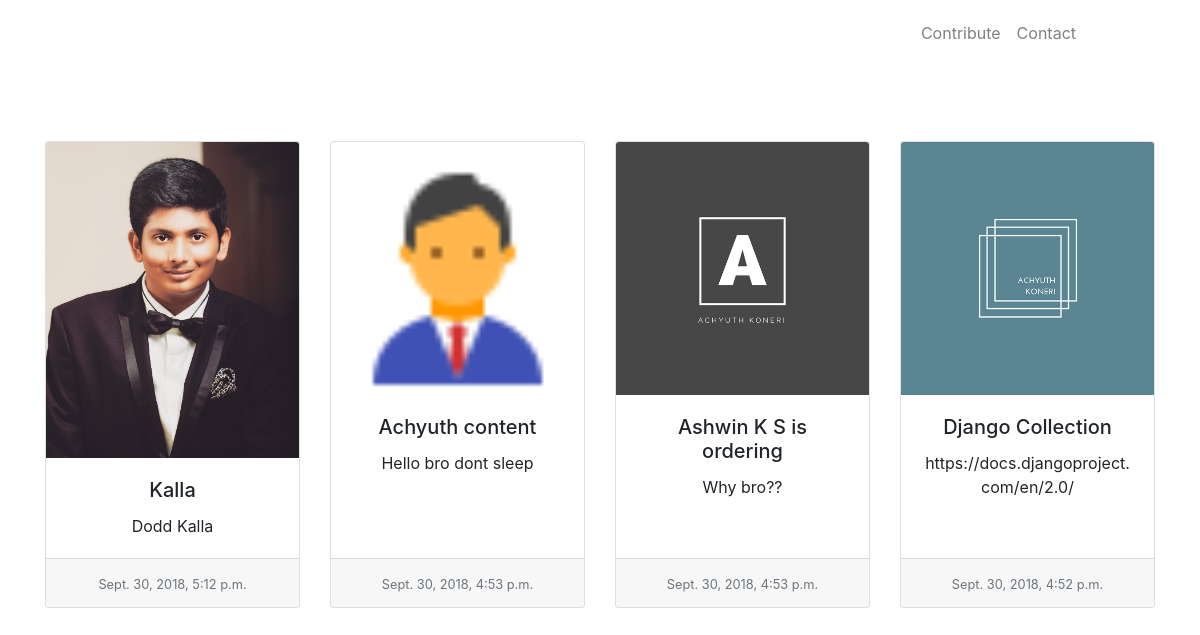
The page / on the database its author committed.
### curateapp/models.py (models this page shows, shortened)
class Source(models.Model):
	image = models.ImageField(upload_to='uploads/')
	title = models.CharField(max_length=120)
	content = models.TextField()
	updated = models.DateTimeField(auto_now=True,auto_now_add=False)
	timestamp = models.DateTimeField(auto_now=False,auto_now_add=True)
	class Meta:
		ordering = ["-timestamp","-updated"]

### curateapp/views.py (the view)
# urls.py: path('', collection),
def collection(request):
	collection_list = Source.objects.all()
	return render(request,'index.html', {"collection_list":collection_list})

### curateapp/templates/index.html (shortened to what this page needs)
<!DOCTYPE html>
<html>
	<head>
		<link rel="stylesheet" href="https://stackpath.bootstrapcdn.com/bootstrap/4.1.1/css/bootstrap.min.css">
		<link rel="stylesheet" href="https://cdnjs.cloudflare.com/ajax/libs/font-awesome/4.7.0/css/font-awesome.min.css">
	</head>
	<body>
		<nav class="navbar navbar-expand-lg navbar-light">
			<div class="collapse navbar-collapse">
				<ul class="navbar-nav ml-auto" style="padding-right: 100px; margin-top: 5px;">
					<li class="nav-item"><a class="nav-link" href="#host">Contribute</a></li>
					<li class="nav-item"><a class="nav-link" href="#help">Contact</a></li>
				</ul>
			</div>
		</nav>
			<div class="container" style="margin-top: 80px;">
				<div class="card-deck">
					{% for collection in collection_list%}
					<div class="card" style="text-align: center;">
						<img class="card-img-top" style=""src="{{collection.image}}" alt="Card image cap">
						<div class="card-body">
							<h5 class="card-title">{{collection.title}}</h5>
							<p class="card-text">{{collection.content|truncatechars:100}}</p>
						</div>
						<div class="card-footer">
							<small class="text-muted">{{collection.updated}}</small>
						</div>
					</div>
				{% endfor%}
				</div>
			</div>
	</body>
</html>

### rows shown on the page
Source: image (picture), title "Kalla", content "Dodd Kalla", updated "Sept. 30, 2018, 5:12 p.m."
Source: image (picture), title "Achyuth content", content "Hello bro dont sleep", updated "Sept. 30, 2018, 4:53 p.m."
Source: image (picture), title "Ashwin K S is ordering", content "Why bro??", updated "Sept. 30, 2018, 4:53 p.m."
Source: image (picture), title "Django Collection", content "https://docs.djangoproject.com/en/2.0/", updated "Sept. 30, 2018, 4:52 p.m."
